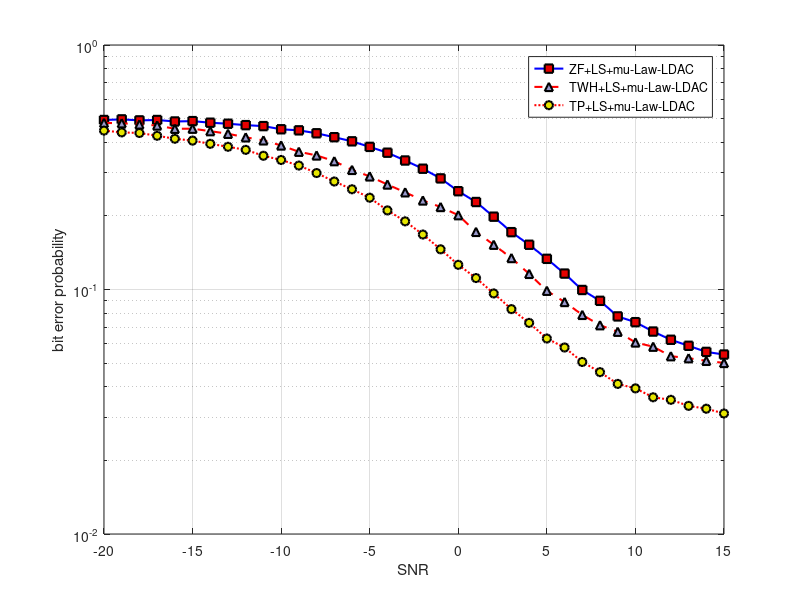

Write MATLAB code to recreate this figure.
clc;
clear all;
close all;
warning off;

figure
load ZF_mulaw_LDAC.mat
semilogy(SNRs,error,'-bs',...  % figure for ZF+LS+muLAW_LDAC, red square
    'LineWidth',1.5,...
    'MarkerSize',6,...
    'MarkerEdgeColor','k',...
    'MarkerFaceColor',[0.9,0.0,0.0]);
hold on

load BER_TWH_alpha00.mat
semilogy(SNRs,error,'--r^',... % figure for MMSE+LS+muLAW_LDAC, blue triangle
    'LineWidth',1.5,...
    'MarkerSize',6,...
    'MarkerEdgeColor','k',...
    'MarkerFaceColor',[0.6,0.6,0.8]);
hold on

load TP_mulaw_LDAC.mat
semilogy(SNRs,error,':ro',...  % figure for MF+LS+muLAW_LDAC, yellow circle
    'LineWidth',1.5,...
    'MarkerSize',6,...
    'MarkerEdgeColor','k',...
    'MarkerFaceColor',[0.9,0.9,0.0]);
hold on


grid on

xlabel('SNR')
ylabel('bit error probability')
legend('ZF+LS+mu-Law-LDAC','TWH+LS+mu-Law-LDAC','TP+LS+mu-Law-LDAC');
